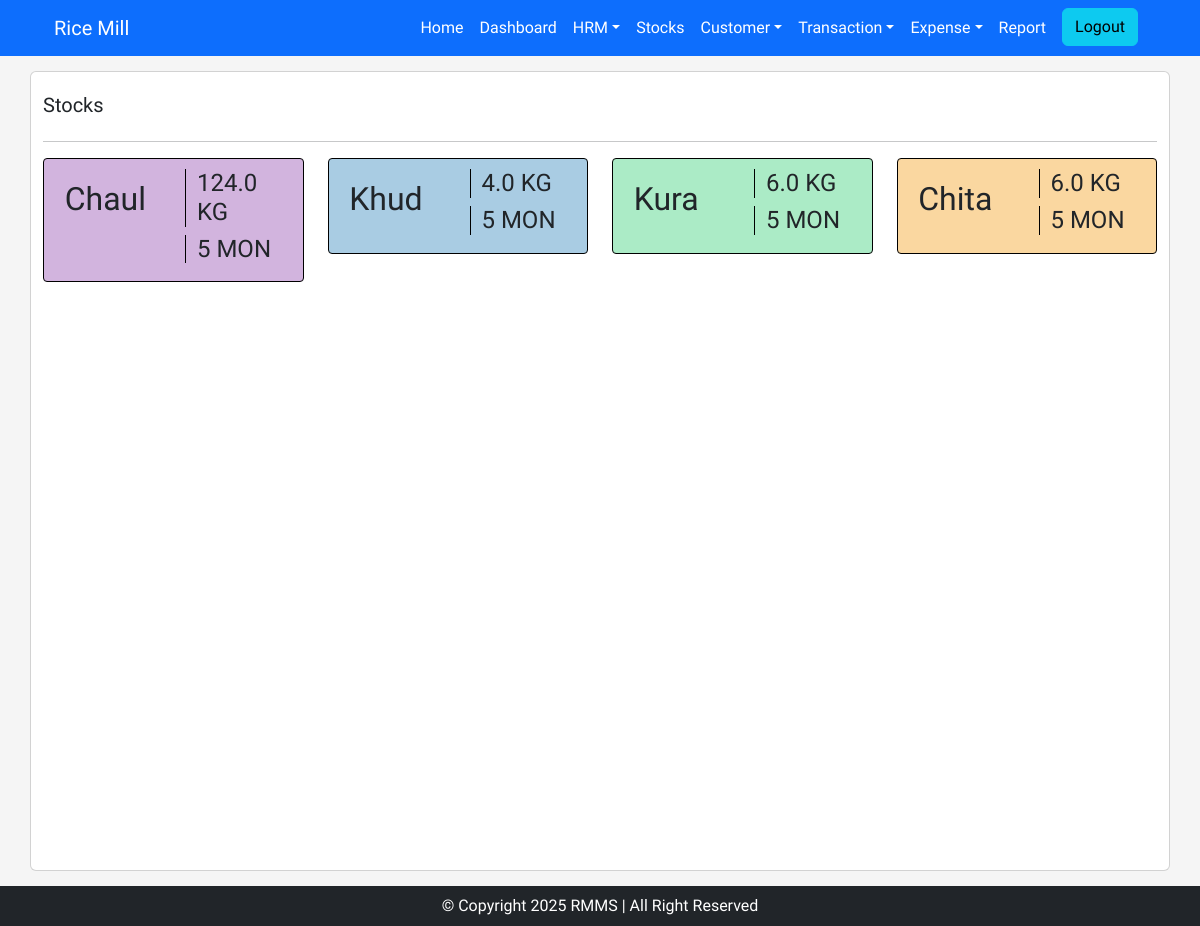
The app's page /stocks/ (signed in) with its own data.
### rice_mill/models.py (models this page shows)
class Stocks(models.Model):
    chaul_qty = models.FloatField(blank=True, null=True)
    khud_qty = models.FloatField(blank=True, null=True)
    kura_qty = models.FloatField(blank=True, null=True)
    chita_qty = models.FloatField(blank=True, null=True)

### rice_mill/views.py (the view)
# urls.py: path('stocks/', stock_index_view, name='stocks'),
@login_required(login_url='login')
def stock_index_view(request):
    obj_list = Stocks.objects.first()
    print("STocks", obj_list)
    context = {
        'obj_list': obj_list
    }
    return render(request, 'pages/stocks.html', context)

### rice_mill/templates/pages/stocks.html (shortened to what this page needs)
{% extends "base.html" %}
{% load static %}
{% block content %}
<div class="container base-container card" style="background-color: white; min-height: 100vh;">
    <div class="row mt-3">
        <div class="col-md-6">
            <div class="title-text">
                <h5>Stocks</h5>
            </div>
        </div>
    </div>
    <hr>
    <div class="row">
        <div class="col-md-3">
            <div class="card-item" style="background-color: #d2b4de;">
                <div class="row">
                    <div class="col-md-6">
                        <div class="item-left">
                            <h2>Chaul</h2>
                        </div>
                    </div>
                    <div class="col-md-6">
                        <div class="item-right">
                            <h4>{{obj_list.chaul_qty}} KG</h4>
                            <h4>5 MON</h4>
                        </div>
                    </div>
                </div>
            </div>
        </div>
        <div class="col-md-3">
            <div class="card-item" style="background-color: #a9cce3;">
                <div class="row">
                    <div class="col-md-6">
                        <div class="item-left">
                            <h2>Khud</h2>
                        </div>
                    </div>
                    <div class="col-md-6">
                        <div class="item-right">
                            <h4>{{obj_list.khud_qty}} KG</h4>
                            <h4>5 MON</h4>
                        </div>
                    </div>
                </div>
            </div>
        </div>
        <div class="col-md-3">
            <div class="card-item" style="background-color: #abebc6;">
                <div class="row">
                    <div class="col-md-6">
                        <div class="item-left">
                            <h2>Kura</h2>
                        </div>
                    </div>
                    <div class="col-md-6">
                        <div class="item-right">
                            <h4>{{obj_list.kura_qty}} KG</h4>
                            <h4>5 MON</h4>
                        </div>
                    </div>
                </div>
            </div>
        </div>
        <div class="col-md-3">
            <div class="card-item" style="background-color: #fad7a0;">
                <div class="row">
                    <div class="col-md-6">
                        <div class="item-left">
                            <h2>Chita</h2>
                        </div>
                    </div>
                    <div class="col-md-6">
                        <div class="item-right">
                            <h4>{{obj_list.chita_qty}} KG</h4>
                            <h4>5 MON</h4>
                        </div>
                    </div>
                </div>
            </div>
        </div>
    </div>
</div>
{% endblock %}

### rice_mill/static/css/styles.css (style rules this page uses)
* { font-family: "News Cycle", sans-serif; margin: 0; padding: 0; }
.base-container { padding: 5px 20px; margin-top: 15px; margin-bottom: 15px; border-radius: 5px; }
.container.base-container.card { min-height: 100vh; }
.card-item { border: 1px solid black; padding: 10px; border-radius: 4px; transition: .5s; }
.item-left h2 { padding-top: 10%; padding-left: 10%; }
.item-right h4 { border-left: 1px solid black; padding-left: 10%; }

### records on screen
Stocks: chaul_qty "124.0", khud_qty "4.0", kura_qty "6.0", chita_qty "6.0"
